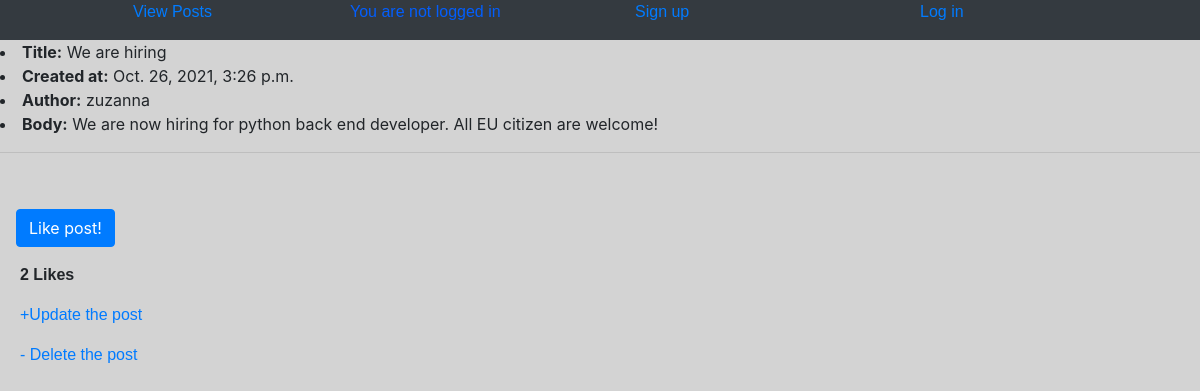
The page /post/8/ on the database its author committed.
### posts/models.py (models this page shows, shortened)
class Post(models.Model):
    title = models.CharField(max_length = 100)
    body = models.TextField()
    created_at = models.DateTimeField(auto_now_add=True)
    author = models.ForeignKey(User,on_delete = models.CASCADE)
    likes = models.ManyToManyField(User, related_name="post_like", blank=True)
    def number_of_likes(self):
        return self.likes.count()
    class Meta:
        ordering = ('-created_at',)

### posts/views.py (the view)
# urls.py: path('post/<int:pk>/', PostDetailView.as_view(), name='post_detail'),
class PostDetailView(DetailView):
    model = Post
    template_name = 'posts/post_detail.html'
    def get_context_data(self, **kwargs):
        context = super().get_context_data(**kwargs)
        likes_connected = get_object_or_404(Post, id=self.kwargs['pk'])
        context['number_of_likes'] = likes_connected.number_of_likes()
        return context

### posts/templates/posts/post_detail.html (shortened to what this page needs)
{% extends 'base.html' %}
{% block content %}
<div class="containter">
    <li> <strong>Title:</strong> {{ post.title}}</li>
    <li><strong>Created at:</strong> {{ post.created_at }}</li>
    <li><strong>Author:</strong> {{ post.author }}</li>
    <li> <strong>Body:</strong> {{ post.body }}</li>
</div>
<hr>
<br>
<p>
<form action="{% url 'post_like' pk=post.id %}" method="post">
    <button type="submit" name="post-id" value="{{post.id}}" class="btn btn-primary ml-3"> Like post!
    </button>
</form>
</p>
<p><strong>{{ number_of_likes }} Likes </strong></p>
<p><a href="{% url 'post_edit' post.pk %}">+Update  the post </a></p>
<p><a href="{% url 'post_delete' post.pk %}">- Delete the post</a></p>
{% endblock content %}

### templates/base.html (style rules this page uses)
p { text-align: left; font-family: Arial, Helvetica, sans-serif; margin-left: 20px; }

### rows shown on the page
Post: title "We are hiring", created_at "Oct. 26, 2021, 3:26 p.m.", author "zuzanna", body "We are now hiring for python back end developer. All EU citizen are welcome!"

### other values the page prints
{{ number_of_likes }} "2"
